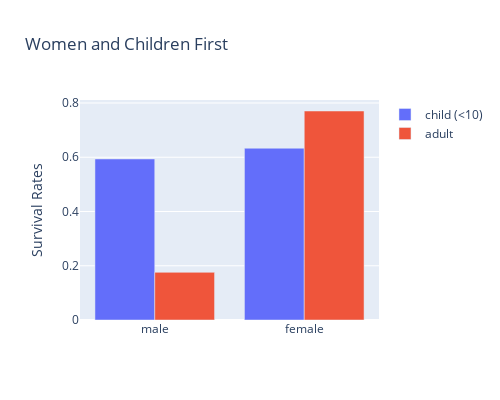

The cell this chart's notebook holds for it:
### Code cell
# Normalised survival by sex and age
male_child = titanic_df1["Survived"][(titanic_df1["Sex"] == 'male') & 
                               (titanic_df1["Child"] == 1)].value_counts(normalize = True)
male_adult = titanic_df1["Survived"][(titanic_df1["Sex"] == 'male') & 
                               (titanic_df1["Child"] == 0)].value_counts(normalize = True)

female_child = titanic_df1["Survived"][(titanic_df1["Sex"] == 'female') & 
                                 (titanic_df1["Child"] == 1)].value_counts(normalize = True)
female_adult = titanic_df1["Survived"][(titanic_df1["Sex"] == 'female') & 
                                 (titanic_df1["Child"] == 0)].value_counts(normalize = True)

trace0 = go.Bar(
    x=['male', 'female'],
    y=[male_child[1], female_child[1]],
    name='child (<10)'
)
trace1 = go.Bar(
    x=['male', 'female'],
    y=[male_adult[1], female_adult[1]],
    name='adult'
)

data = [trace0, trace1]
layout = go.Layout(autosize = False, width = 500, height = 400,
                   barmode='group',
                   yaxis = dict(title = 'Survival Rates'),
                   title = 'Women and Children First')

fig7 = go.Figure(data=data, layout=layout)
fig7.show()

### Figure 1 — Plotly figure (JSON) as saved in the notebook; plotly's stock layout.template omitted (floating-point values rounded to 4 significant figures)
{"data": [{"name": "child (<10)", "type": "bar", "x": ["male", "female"], "y": [0.5938, 0.6333]}, {"name": "adult", "type": "bar", "x": ["male", "female"], "y": [0.1758, 0.7706]}], "layout": {"autosize": false, "barmode": "group", "height": 400, "title": {"text": "Women and Children First"}, "width": 500, "yaxis": {"title": {"text": "Survival Rates"}}}}
